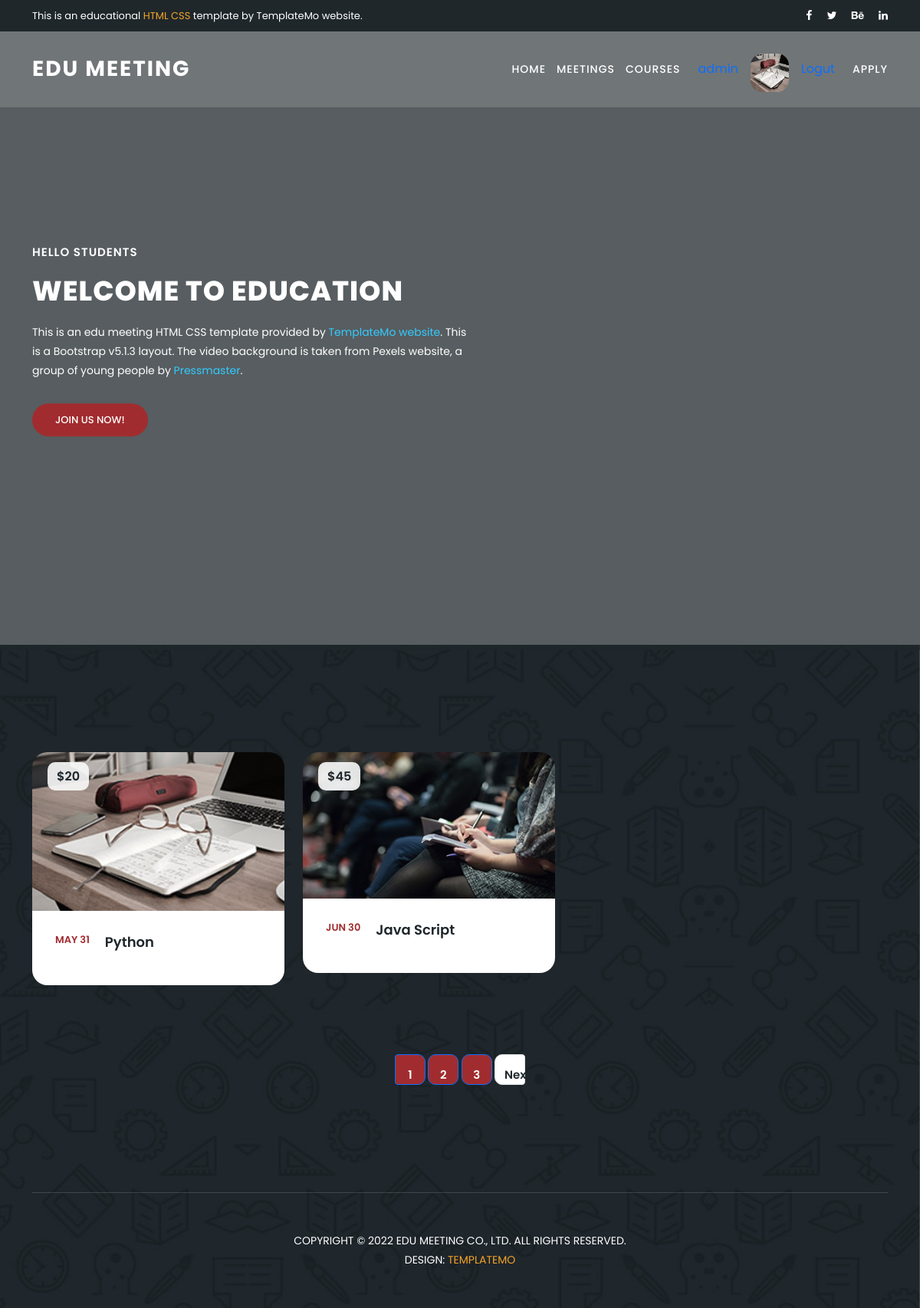
/Meetings/ (signed in), run on the app's committed database.
### Apply/models.py (models this page shows, shortened)
class Profile(models.Model):
    user=models.ForeignKey(User,on_delete=models.CASCADE)
    phone=models.CharField(max_length=20)
    image=models.ImageField(upload_to=profile_pic, height_field=None, width_field=None, max_length=None)
    class Meta:
        verbose_name = ("Profile")
        verbose_name_plural = ("Profiles")

### Meetings/models.py (models this page shows, shortened)
class Meeting(models.Model):
    title=models.CharField(max_length=50)
    slug=models.SlugField(unique=True,blank=True,null=True)
    date=models.DateField( auto_now_add=False)
    description=models.TextField()
    price=models.IntegerField()
    Hours_1=models.CharField(max_length=50)
    Hours_2=models.CharField(max_length=50)
    location_1=models.CharField(max_length=50)
    location_2=models.CharField(max_length=50)
    book_1=models.CharField(max_length=50)
    book_2=models.CharField(max_length=50)
    image=models.ImageField( upload_to=meeting_image)
    class Meta:
        verbose_name = ("Meeting")
        verbose_name_plural = ("Meetings")
    def __str__(self):
        return self.title

### Meetings/views.py (the view)
# urls.py: path('',views.meeting,name='meetings'),
def meeting(request):
    meetings=Meeting.objects.all().order_by('date')
    paginator = Paginator(meetings, 2)  # Show 25 contacts per page.
    page_number = request.GET.get("page")
    page_obj = paginator.get_page(page_number)
    context={'meetings':page_obj}
    return render(request,'Meetings/Meetings.html',context)

### Apply/context_processor.py (called while the page is built)
def profile_context(request,profile=None):
    if request.user.is_authenticated:
        profile=Profile.objects.get(user=request.user)
    return {'profile':profile}

### templates/Meetings/Meetings.html (shortened to what this page needs)
{% extends "Base/Base.html" %}
{% block body %}
<section class="meetings-page" id="meetings">
    <div class="container">
      <div class="row">
        <div class="col-lg-12">
          <div class="row">
            <div class="col-lg-12">
              <div class="row grid">
                {% for meeting in meetings %}
                <div class="col-lg-4 templatemo-item-col all soon">
                  <div class="meeting-item">
                    <div class="thumb">
                      <div class="price">
                        <span>${{meeting.price}}</span>
                      </div>
                      <a href={% url "Meetings:meeting_detail" meeting.slug %}><img src={{meeting.image.url}} alt=""></a>
                    </div>
                    <div class="down-content">
                      <div class="date">
                        <h6>{{meeting.date|date:"M t"}}</h6>
                      </div>
                      <a href={% url "Meetings:meeting_detail" meeting.slug %}><h4>{{meeting}}</h4></a>
                    </div>
                  </div>
                </div>
                {% endfor %}
            </div>
            <div class="col-lg-12">
              <div class="pagination">
                {% if meetings.has_other_pages %}
                <nav>
                  <ul class="pagination justify-content-center">
                    {% for i in meetings.paginator.page_range %}
                    <li class="page-item active"><a class="page-link" href="?page={{i}}">{{i}}</a></li>
                    {% endfor %}
                    {% if meetings.has_next %}
                    <li class="page-item"><a class="page-link" href="?page={{meetings.next_page_number}}">Next</a></li>
                    {% endif %}
                  </ul>
                </nav>
                {% endif %}
              </div>
            </div>
          </div>
        </div>
      </div>
    </div>
    {% endblock body %}

### templates/Base/Base.html (shortened to what this page needs)
{% load static %}
<!DOCTYPE html>
<html lang="en">
  <head>
    <link href={% static "vendor/bootstrap/css/bootstrap.min.css" %} rel="stylesheet">
    <link rel="stylesheet" href={% static "assets/css/fontawesome.css" %}>
    <link rel="stylesheet" href={% static "assets/css/templatemo-edu-meeting.css" %}>
    <link rel="stylesheet" href={% static "assets/css/owl.css" %}>
    <link rel="stylesheet" href={% static "assets/css/lightbox.css" %}>
  </head>
<body>
  <div class="sub-header">
    <div class="container">
      <div class="row">
        <div class="col-lg-8 col-sm-8">
          <div class="left-content">
            <p>This is an educational <em>HTML CSS</em> template by TemplateMo website.</p>
          </div>
        </div>
        <div class="col-lg-4 col-sm-4">
          <div class="right-icons">
            <ul>
              <li><a href="#"><i class="fa fa-facebook"></i></a></li>
              <li><a href="#"><i class="fa fa-twitter"></i></a></li>
              <li><a href="#"><i class="fa fa-behance"></i></a></li>
              <li><a href="#"><i class="fa fa-linkedin"></i></a></li>
            </ul>
          </div>
        </div>
      </div>
    </div>
  </div>
  <header class="header-area header-sticky">
      <div class="container">
          <div class="row">
              <div class="col-12">
                  <nav class="main-nav">
                      <a href="index.html" class="logo">
                          Edu Meeting
                      </a>
                      <ul class="nav">
                          <li><a href={% url "Home:home" %}>Home</a></li>
                          <li><a href={% url "Meetings:meetings" %}>Meetings</a></li>
                          <li><a href={% url "Courses:courses" %}>Courses</a></li>
                          {% if request.user.is_authenticated %}
                          <a href={% url "accounts:profile" %} class="nav-item nav-link">{{user}}</a>
                          {% if profile.image %}
                            <img src="{{profile.image.url}}" alt="" style="width:50px;height:50px; border-radius:30%;">
                          {% endif %}
                          <a href={% url "accounts:logout" %} class="nav-item nav-link">Logut</a>
                          {% else %}
                          <a href={% url "accounts:register" %} class="nav-item nav-link">Register</a>
                          <a href={% url "accounts:login" %} class="nav-item nav-link">Log in</a>
                          {% endif %}
                          <li><a href={% url "accounts:application" %}>Apply</a></li>
                      </ul>
                  </nav>
              </div>
          </div>
      </div>
  </header>
  <section class="section main-banner" id="top" data-section="section1">
      <video autoplay muted loop id="bg-video">
          <source src={% static "assets/images/course-video.mp4" %} type="video/mp4" />
      </video>
      <div class="video-overlay header-text">
          <div class="container">
            <div class="row">
              <div class="col-lg-12">
                <div class="caption">
              <h6>Hello Students</h6>
              <h2>Welcome to Education</h2>
              <p>This is an edu meeting HTML CSS template provided by <a rel="nofollow" href="https://templatemo.com/page/1" target="_blank">TemplateMo website</a>. This is a Bootstrap v5.1.3 layout. The video background is taken from Pexels website, a group of young people by <a rel="nofollow" href="https://www.pexels.com/@pressmaster" target="_blank">Pressmaster</a>.</p>
              <div class="main-button-red">
                  <div class="scroll-to-section"><a href="#contact">Join Us Now!</a></div>
              </div>
          </div>
              </div>
            </div>
          </div>
      </div>
  </section>
  {% block body %}
  {% endblock body %}
    <div class="footer">
      <p>Copyright © 2022 Edu Meeting Co., Ltd. All Rights Reserved.
          <br>Design: <a href="https://templatemo.com" target="_parent" title="free css templates">TemplateMo</a></p>
    </div>
  </section>
</body>
</body>
</html>

### data on the page
Profile: image (picture)
Meeting: price "20", image (picture), date "MAY 31", title "Python"
Meeting: price "45", image (picture), date "JUN 30", title "Java Script"

### other printed values
{{ user }} "admin"
{{ i }} "1" "2" "3"
